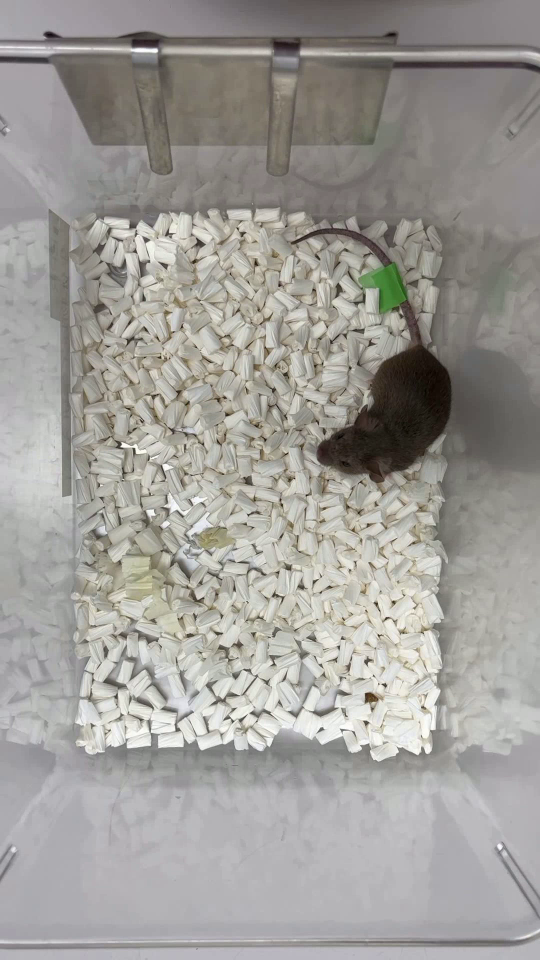
#> input picture frame 1 of frame.mp4, 1080 x 1920 px (shown at 1/2 size)
$ python tracking_green.py
#> lines starting #> are read from the running program, lines starting #| are printed output that depends on the picture; after the words box and inside, x2 and y2 are one past the last pixel; in counts of white or black regions, pixels touching at a corner belong together
#> in tracking, frame is the input picture: shape (1920, 1080, 3); mean B, G, R 152.1, 156.5, 158.9
# -*- coding: utf-8 -*-

# （　撮影した動画読み込み　→　フレーム抽出　）
# →　各フレームについて色検出　→　緑色追跡＆解析

import cv2
import numpy as np
import csv

def red_detect(img):
    # HSV色空間に変換
    hsv = cv2.cvtColor(img, cv2.COLOR_BGR2HSV)
#> hsv: shape (1920, 1080, 3); mean H, S, V 55.5, 16.7, 159.9

    # 緑のHSVの値域1
    hsv_min = np.array([30,64,0])
    hsv_max = np.array([90,255,255])
    mask = cv2.inRange(hsv, hsv_min, hsv_max)
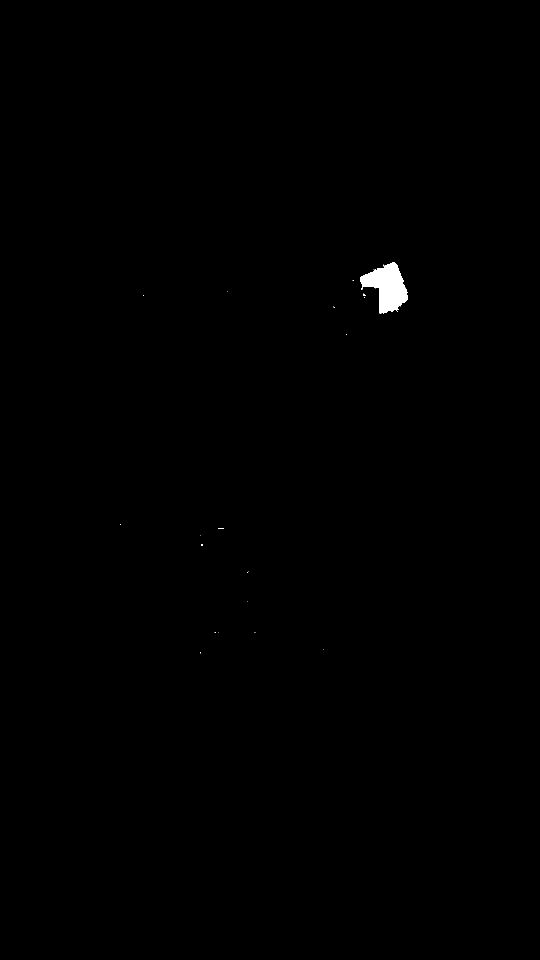
#> mask: shape (1920, 1080) (shown at 1/2 size); 0.27% white; 19 white regions (18 under 20 px), largest, box (x1, y1, x2, y2) and area: (720, 524, 816, 628) 5566

    return mask

# ブロブ解析
def analysis_blob(binary_img):
    # 2値画像のラベリング処理
    label = cv2.connectedComponentsWithStats(binary_img)

    # ブロブ情報を項目別に抽出
    n = label[0] - 1
#> n = 19
    data = np.delete(label[2], 0, 0)
#> data = 19 rows, first 6: [720, 524, 96, 104, 5566], [705, 560, 3, 2, 3], [454, 583, 1, 1, 1], [726, 587, 5, 5, 15], [286, 590, 1, 2, 2], [729, 594, 1, 2, 2]
    center = np.delete(label[3], 0, 0)
#> center = 19 rows, first 8: [774, 573.5], [706, 560.3], [454, 583], [728, 589.7], [286, 590.5], [729, 594.5], [667.8, 614], [692, 668.5]

    # ブロブ面積最大のインデックス
    max_index = np.argmax(data[:, 4])
#> max_index = 0

    # 面積最大ブロブの情報格納用
    maxblob = {}

    # 面積最大ブロブの各種情報を取得
    maxblob["center"] = center[max_index]  # 中心座標

    return maxblob


def tracking():
    data = []

    # 動画ファイルのパス
    videofile_path = "frame.mp4"

    # 記録データの保存先パス
    csvfile_path = "data.csv"

    # カメラのキャプチャ
    cap = cv2.VideoCapture(videofile_path)
    width = int(cap.get(cv2.CAP_PROP_FRAME_WIDTH))
    height = int(cap.get(cv2.CAP_PROP_FRAME_HEIGHT))
    fps = int(cap.get(cv2.CAP_PROP_FPS))
    print(f"size: ({width}, {height}), fps: {fps}")

    # 保存
    fourcc = cv2.VideoWriter_fourcc('m','p','4', 'v')
    tracking_video  = cv2.VideoWriter('tracking_video.mp4', fourcc, 1, (width, height))


    while(cap.isOpened()):
        # フレームを取得
        ret, frame = cap.read()

        # カラートラッキング（赤色）
        mask = red_detect(frame)

        # マスク画像をブロブ解析（面積最大のブロブ情報を取得）
        target = analysis_blob(mask)
#> target = {'center': [774, 573.5]}

        # 面積最大ブロブの中心座標を取得
        center_x = int(target["center"][0])
#> center_x = 774
        center_y = int(target["center"][1])
#> center_y = 573

        # フレームに面積最大ブロブの中心周囲を青色円で描く
        cv2.circle(frame, (center_x, center_y), 30, color=(255, 0, 0),
            thickness=3, lineType=cv2.LINE_AA)
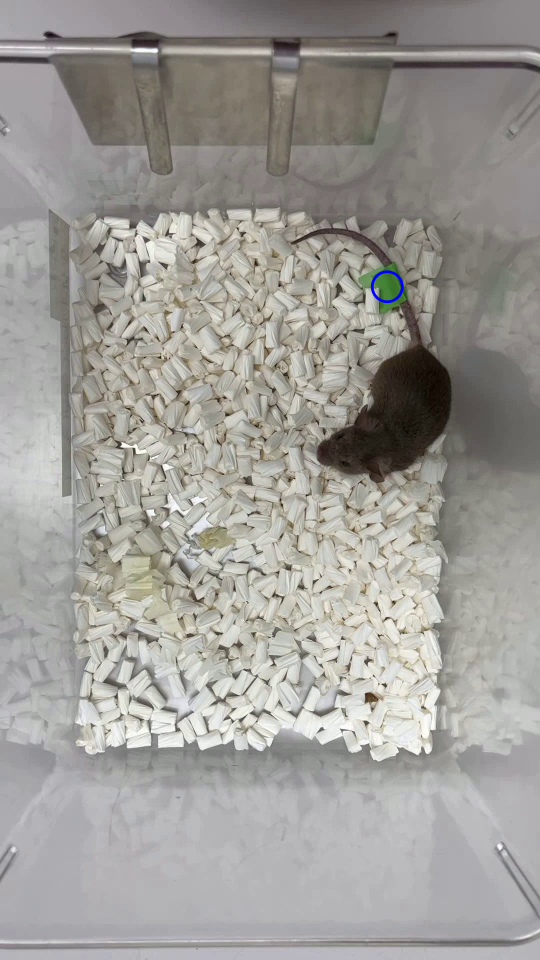
#> frame: shape (1920, 1080, 3) (shown at 1/2 size); 0.06% of pixels changed, all inside (x1, y1, x2, y2) = (741, 540, 808, 607)

        # 座標をリストに追加
        data.append([center_x, center_y])

        # トラッキングした動画を保存
        tracking_video.write(frame)

        # qキーが押されたら途中終了
        if cv2.waitKey(25) & 0xFF == ord('q'):
#> (key q is pressed here)
            break

        # CSVファイルに保存
        with open(csvfile_path, 'w', newline='') as file:
            writer = csv.writer(file)
            writer.writerows(data)

    # キャプチャ解放・ウィンドウ廃棄
    cap.release()
    tracking_video.release()
    cv2.destroyAllWindows()

# 実行
tracking()

$ run again, starting later in the video
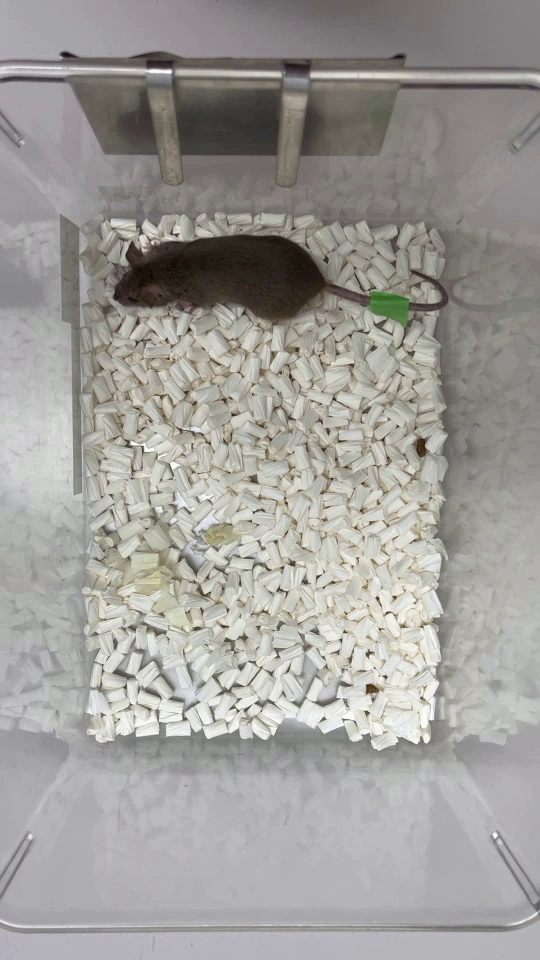
#> input picture frame 7 of frame.mp4, 1080 x 1920 px (shown at 1/2 size)
#> in tracking, frame is the input picture: shape (1920, 1080, 3); mean B, G, R 153.6, 157.2, 159.4
#> hsv: shape (1920, 1080, 3); mean H, S, V 61.7, 15.7, 160.5
#> in red_detect, `mask = cv2.inRange(hsv, hsv_min, hsv_max)`:
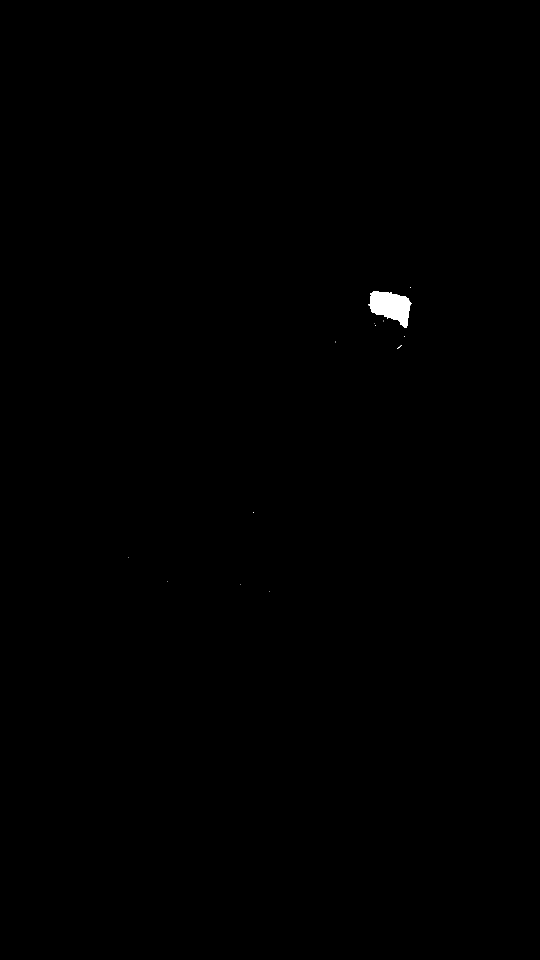
#> mask: shape (1920, 1080) (shown at 1/2 size); 0.19% white; 14 white regions (13 under 20 px), largest, box (x1, y1, x2, y2) and area: (736, 582, 824, 656) 3958
#> n = 14
#> data = 14 rows, first 6: [820, 574, 2, 2, 3], [736, 582, 88, 74, 3958], [740, 586, 1, 4, 4], [766, 641, 2, 2, 2], [749, 647, 1, 1, 1], [750, 650, 2, 2, 3]
#> center = 14 rows, first 8: [820.3, 574.3], [781.4, 612.5], [740, 587.5], [766.5, 641.5], [749, 647], [750.3, 650.3], [808, 672.5], [671, 683.5]
#> max_index = 1
#> target = {'center': [781.4, 612.5]}
#> center_x = 781
#> center_y = 612
#> in tracking, `cv2.circle(frame, (center_x, center_y), 30, color=(255, 0, 0), thickne..`:
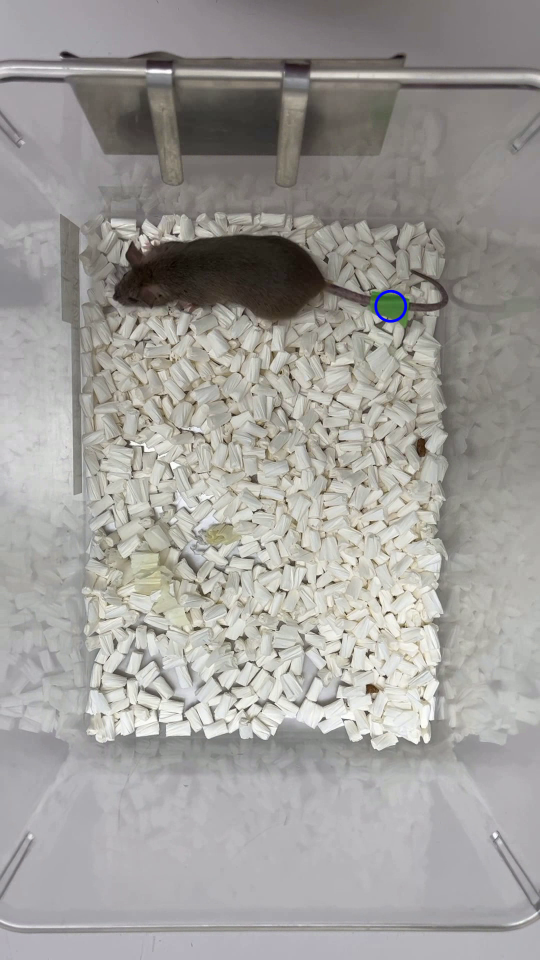
#> frame: shape (1920, 1080, 3) (shown at 1/2 size); 0.06% of pixels changed, all inside (x1, y1, x2, y2) = (748, 579, 815, 646)

$ run again, starting later in the video
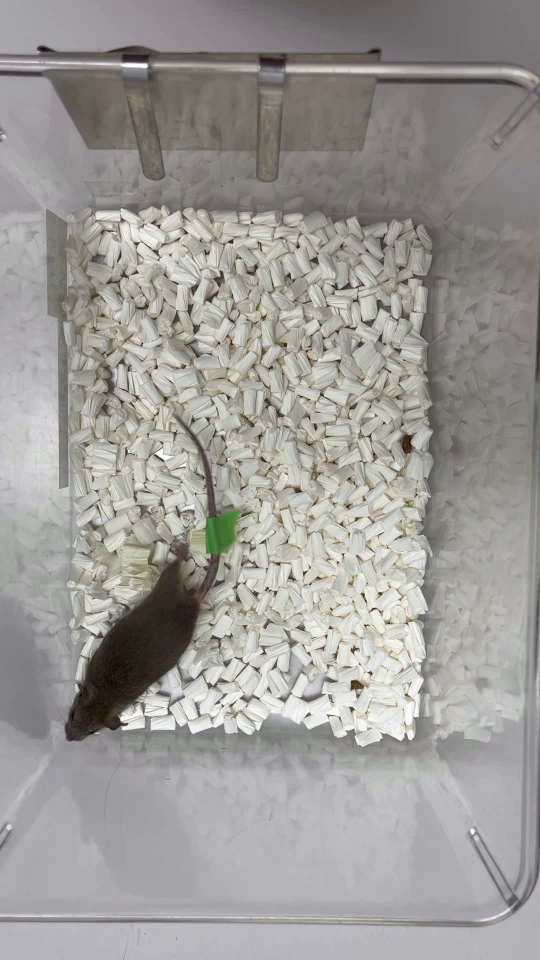
#> input picture frame 12 of frame.mp4, 1080 x 1920 px (shown at 1/2 size)
#> in tracking, frame is the input picture: shape (1920, 1080, 3); mean B, G, R 151.3, 154.8, 157.3
#> hsv: shape (1920, 1080, 3); mean H, S, V 61, 16.2, 158.4
#> in red_detect, `mask = cv2.inRange(hsv, hsv_min, hsv_max)`:
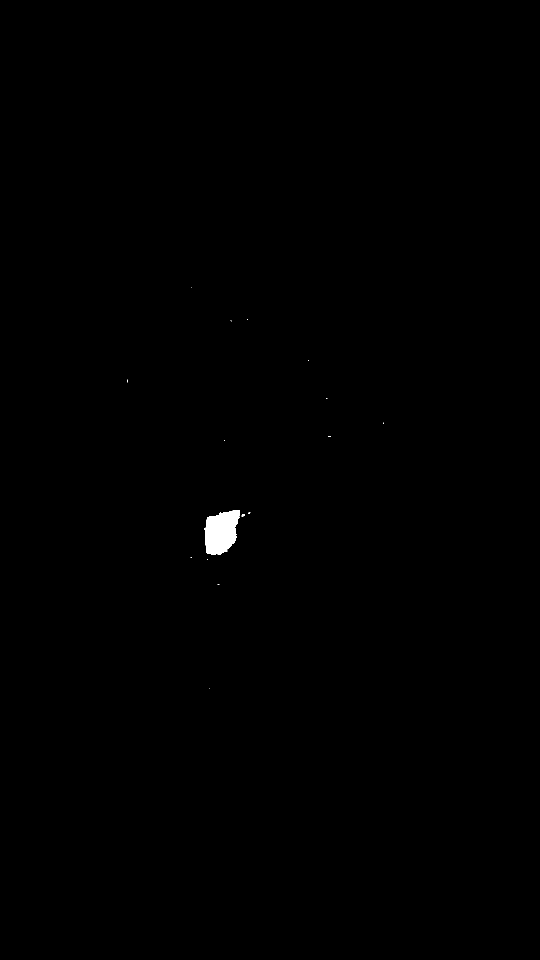
#> mask: shape (1920, 1080) (shown at 1/2 size); 0.23% white; 20 white regions (18 under 20 px), largest, box (x1, y1, x2, y2) and area: (408, 1020, 480, 1110) 4763, (483, 1028, 490, 1033) 23
#> n = 20
#> data = 20 rows, first 6: [383, 575, 1, 1, 1], [494, 638, 2, 2, 3], [461, 640, 3, 3, 3], [617, 720, 1, 2, 2], [255, 759, 1, 6, 6], [652, 796, 2, 1, 2]
#> center = 20 rows, first 8: [383, 575], [494.7, 638.7], [462, 641], [617, 720.5], [255, 761.5], [652.5, 796], [655, 797], [766.8, 846.2]
#> max_index = 10
#> target = {'center': [441.8, 1063.8]}
#> center_x = 441
#> center_y = 1063
#> in tracking, `cv2.circle(frame, (center_x, center_y), 30, color=(255, 0, 0), thickne..`:
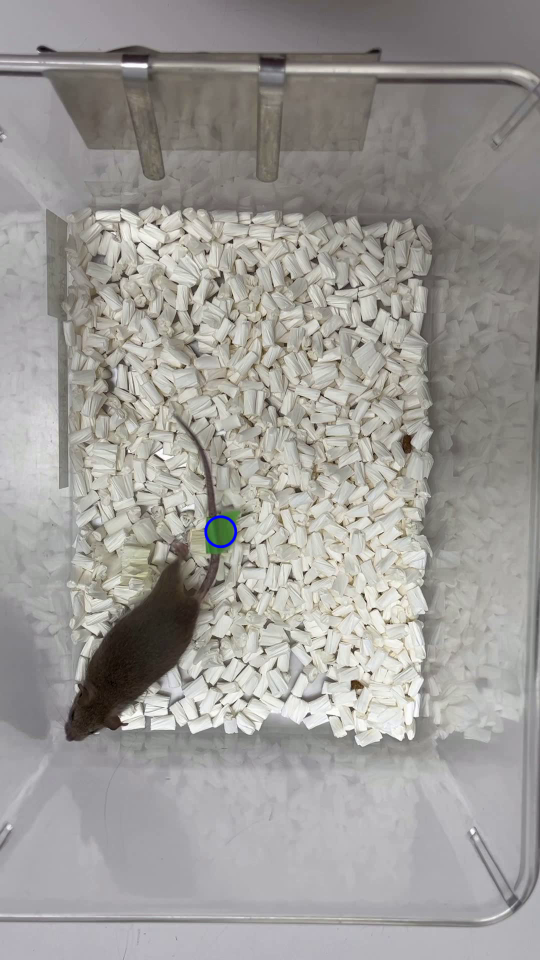
#> frame: shape (1920, 1080, 3) (shown at 1/2 size); 0.06% of pixels changed, all inside (x1, y1, x2, y2) = (408, 1030, 475, 1097)
